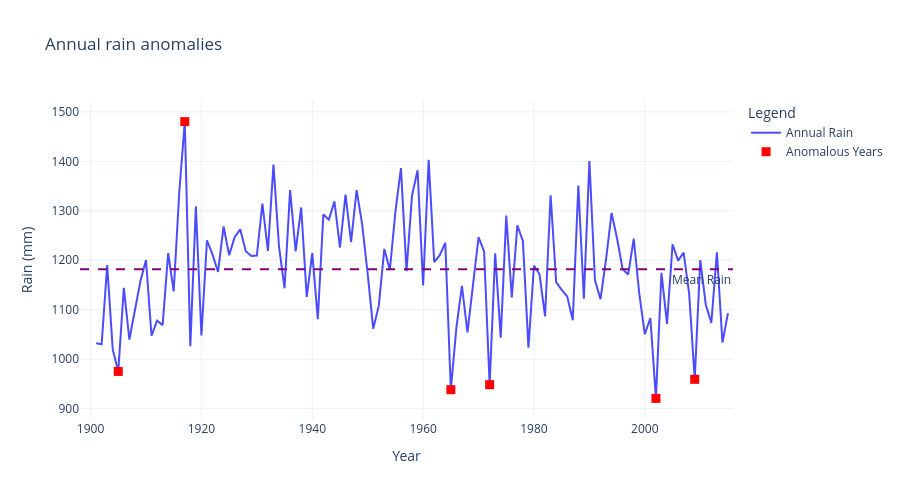

Notebook source saved alongside this figure:
### Code cell
#searching for annual anomalies

isolation_forest = IsolationForest(contamination = 0.05, random_state = 42)
rainfall_data['Annual_Anomaly'] = isolation_forest.fit_predict(rainfall_data[['ANNUAL']])

annual_anomalies = rainfall_data[rainfall_data['Annual_Anomaly'] == -1]

months_data = rainfall_data[['JAN', 'FEB', 'APR', 'MAY', 'JUN', 'JUL', 'AUG', 'SEP', 'OCT', 'NOV', 'DEC']]
Monthly_anomalies = isolation_forest.fit_predict(months_data)

rainfall_data['Monthly_Anomaly'] = Monthly_anomalies
Monthly_anomalies_df = rainfall_data[rainfall_data['Monthly_Anomaly'] == -1] [['YEAR'] + months]

annual_anomalies_fig = GO.Figure()

annual_anomalies_fig.add_trace(GO.Scatter(
    x = rainfall_data['YEAR'],
    y = rainfall_data['ANNUAL'],
    mode = 'lines',
    name = 'Annual Rain',
    line = dict(color = 'blue', width = 2),
    opacity = 0.7
))

annual_anomalies_fig.add_trace(GO.Scatter(
    x = annual_anomalies['YEAR'],
    y = annual_anomalies['ANNUAL'],
    mode = 'markers',
    name = 'Anomalous Years',
    marker = dict(color = 'red', size = 9, symbol = 'square')
))

annual_anomalies_fig.add_hline(
    y = rainfall_data['ANNUAL'].mean(),
    line_dash = 'dash',
    line_color = 'purple',
    annotation_text = 'Mean Rain',
    annotation_position = 'bottom right'
)

annual_anomalies_fig.update_layout(
    title = 'Annual rain anomalies',
    xaxis_title = 'Year',
    yaxis_title = 'Rain (mm)',
    template = 'plotly_white',
    legend = dict(title = "Legend"),
    height = 500
)

annual_anomalies_fig.show()

### Figure 1 — Plotly figure (JSON) as saved in the notebook; plotly's stock layout.template omitted (floating-point values rounded to 4 significant figures)
{"data": [{"line": {"color": "blue", "width": 2}, "mode": "lines", "name": "Annual Rain", "opacity": 0.7, "type": "scatter", "x": [1901, 1902, 1903, 1904, 1905, 1906, 1907, 1908, 1909, 1910, 1911, 1912, 1913, 1914, 1915, 1916, 1917, 1918, 1919, 1920, 1921, 1922, 1923, 1924, 1925, 1926, 1927, 1928, 1929, 1930, 1931, 1932, 1933, 1934, 1935, 1936, 1937, 1938, 1939, 1940, 1941, 1942, 1943, 1944, 1945, 1946, 1947, 1948, 1949, 1950, 1951, 1952, 1953, 1954, 1955, 1956, 1957, 1958, 1959, 1960, 1961, 1962, 1963, 1964, 1965, 1966, 1967, 1968, 1969, 1970, 1971, 1972, 1973, 1974, 1975, 1976, 1977, 1978, 1979, 1980, 1981, 1982, 1983, 1984, 1985, 1986, 1987, 1988, 1989, 1990, 1991, 1992, 1993, 1994, 1995, 1996, 1997, 1998, 1999, 2000, 2001, 2002, 2003, 2004, 2005, 2006, 2007, 2008, 2009, 2010, 2011, 2012, 2013, 2014, 2015], "y": [1032.0, 1030.0, 1190.0, 1020.0, 975.3, 1144.0, 1040.0, 1097.0, 1158.0, 1200.0, 1048.0, 1078.0, 1069.0, 1214.0, 1137.0, 1337.0, 1480.0, 1026.0, 1309.0, 1048.0, 1240.0, 1212.0, 1176.0, 1268.0, 1210.0, 1247.0, 1263.0, 1218.0, 1208.0, 1209.0, 1315.0, 1219.0, 1394.0, 1228.0, 1143.0, 1342.0, 1218.0, 1307.0, 1126.0, 1215.0, 1081.0, 1293.0, 1282.0, 1319.0, 1226.0, 1333.0, 1237.0, 1342.0, 1272.0, 1172.0, 1061.0, 1108.0, 1223.0, 1180.0, 1298.0, 1386.0, 1178.0, 1331.0, 1382.0, 1149.0, 1403.0, 1196.0, 1210.0, 1235.0, 938.4, 1064.0, 1148.0, 1054.0, 1148.0, 1247.0, 1218.0, 948.5, 1214.0, 1044.0, 1290.0, 1125.0, 1270.0, 1239.0, 1023.0, 1190.0, 1172.0, 1087.0, 1332.0, 1156.0, 1140.0, 1127.0, 1079.0, 1351.0, 1122.0, 1401.0, 1160.0, 1121.0, 1202.0, 1296.0, 1244.0, 1182.0, 1171.0, 1244.0, 1132.0, 1050.0, 1083.0, 920.8, 1174.0, 1071.0, 1232.0, 1199.0, 1216.0, 1132.0, 959.3, 1200.0, 1110.0, 1074.0, 1216.0, 1034.0, 1093.0]}, {"marker": {"color": "red", "size": 9, "symbol": "square"}, "mode": "markers", "name": "Anomalous Years", "type": "scatter", "x": [1905, 1917, 1965, 1972, 2002, 2009], "y": [975.3, 1480.0, 938.4, 948.5, 920.8, 959.3]}], "layout": {"annotations": [{"showarrow": false, "text": "Mean Rain", "x": 1, "xanchor": "right", "xref": "x domain", "y": 1182.0, "yanchor": "top", "yref": "y"}], "height": 500, "legend": {"title": {"text": "Legend"}}, "shapes": [{"line": {"color": "purple", "dash": "dash"}, "type": "line", "x0": 0, "x1": 1, "xref": "x domain", "y0": 1182.0, "y1": 1182.0, "yref": "y"}], "title": {"text": "Annual rain anomalies"}, "xaxis": {"title": {"text": "Year"}}, "yaxis": {"title": {"text": "Rain (mm)"}}}}
